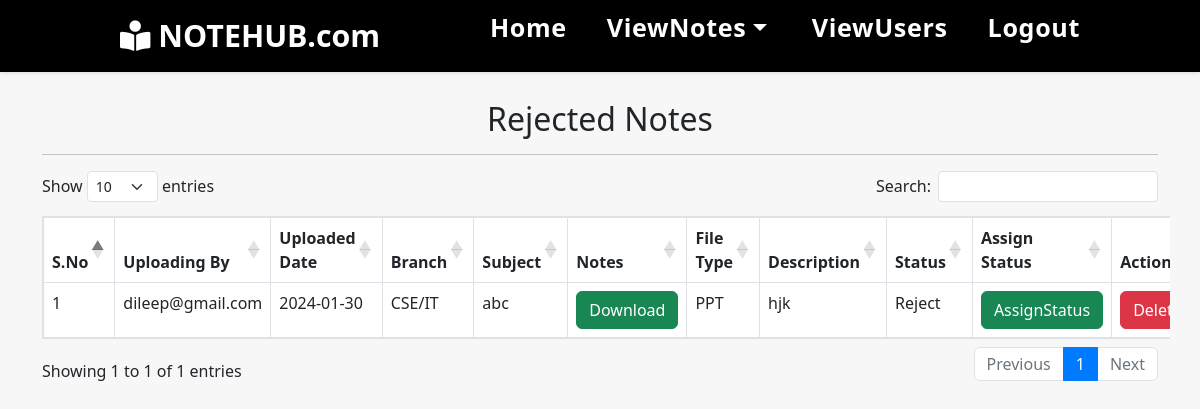
The app's page /rejected_notes (signed in) with its own data.
### notes/models.py (models this page shows, shortened)
class Notes(models.Model):
    user=models.ForeignKey(User,  on_delete=models.CASCADE)
    uploadingdate=models.CharField( max_length=30)
    branch=models.CharField( max_length=30)
    subject=models.CharField( max_length=30)
    notesfile=models.FileField(null=True)
    filetype=models.CharField(null=True,max_length=15)
    description=models.CharField(max_length=200)
    status=models.CharField(null=True,max_length=15)

### notes/views.py (the view)
# urls.py: path('rejected_notes',rejected_notes,name='rejected_notes'),
def rejected_notes(request):
    if not request.user.is_authenticated:
        return redirect('adminlogin')
    error=False
    notes=Notes.objects.filter(status='Reject')
    d={'notes':notes}
    return render(request,'rejected_notes.html',d)

### notes/templates/rejected_notes.html (shortened to what this page needs)
{% extends 'admin_nav.html'%}
{% block body%}
{% load static %}
<link rel="stylesheet" href="https://cdnjs.cloudflare.com/ajax/libs/twitter-bootstrap/5.3.0/css/bootstrap.min.css">
<link rel="stylesheet" href="https://cdn.datatables.net/1.13.7/css/dataTables.bootstrap5.min.css">
<link rel="stylesheet" href="{% static 'css/mystyle.css' %}">
<div class="container " style="overflow-x:auto;margin-top:90px;">
    <h2 class="text-center">Rejected Notes</h2>
            <hr>
            <table class="table table-bordered" id="example">
                <thead>
                    <tr>
                        <th>S.No</th>
                        <th>Uploading By</th>
                        <th>Uploaded Date</th>
                        <th>Branch</th>
                        <th>Subject</th>
                        <th>Notes</th>
                        <th>File Type</th>
                        <th>Description</th>
                        <th>Status</th>
                        <th>Assign Status</th>
                        <th>Action</th>
                    </tr>
                </thead>
                <tbody>
                    {% for i in notes %}
                    <tr>
                        <td>{{forloop.counter}}</td>
                        <td>{{i.user.username}}</td>
                        <td>{{i.uploadingdate}}</td>
                        <td>{{i.branch}}</td>
                        <td>{{i.subject}}</td>
                        <td><a href="{{i.notesfile.url}}"  class="btn btn-success">Download</a></td>
                        <td>{{i.filetype}}</td>
                        <td>{{i.description}}</td>
                        <td>{{i.status}}</td>
                        <td><a href="{% url 'assign_status' i.id %}"  class="btn btn-success" >AssignStatus</a></td>
                        <td><a href="{% url 'delete_notes' i.id %}"  class="btn btn-danger" onclick="return confirm('Are You Sure to Delete?')">Delete</a></td>
                    </tr>
                    {%endfor%}
                </tbody>
            </table>
</div>
{%endblock%}

### notes/static/css/mystyle.css (style rules this page uses)
* { margin: 0; padding: 0; box-sizing: border-box; text-decoration: none; outline: none; border: none; transition: all 0.2s linear; }
html { overflow-x: hidden; scroll-behavior: smooth; }
body { background: #f7f7f7; padding: 10px; }
html { overflow-x: hidden; }

### records on screen
Notes: user.username "dileep@gmail.com", uploadingdate "2024-01-30", branch "CSE/IT", subject "abc", filetype "PPT", description "hjk", status "Reject"
